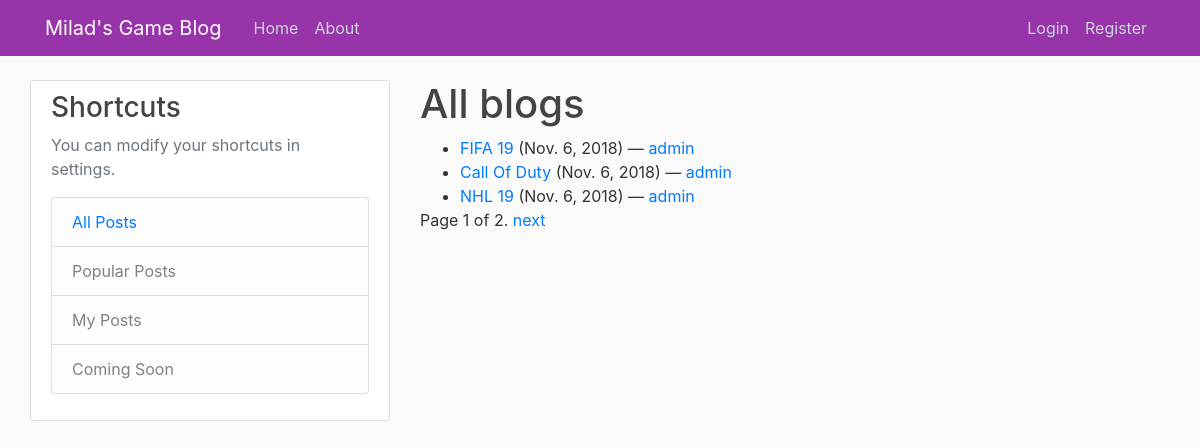
The app's page /blogs/ with its own data.
### blog/models.py (models this page shows, shortened)
class Blog(models.Model):
    name = models.CharField(max_length=200)
    author = models.ForeignKey(BlogAuthor, on_delete=models.SET_NULL, null=True)
    description = models.TextField(max_length=2000, help_text="Enter you blog text here.")
    post_date = models.DateField(default=date.today)
    class Meta:
        ordering = ["-post_date"]
    def get_absolute_url(self):
        return reverse('blog-detail', args=[str(self.id)])

class BlogAuthor(models.Model):
    user = models.ForeignKey(User, on_delete=models.SET_NULL, null=True)
    bio = models.TextField(max_length=400, help_text="Enter your bio details here.")
    class Meta:
        ordering = ["user","bio"]
    def __str__(self):
        return self.user.username

### blog/views.py (the view)
# urls.py: path('blogs/', views.BlogListView.as_view(), name='blogs'),
class BlogListView(generic.ListView):
    model = Blog
    paginate_by = 3

### blog/templates/blog/blog_list.html
{% extends "base.html" %}
{% block content %}
    <h1>All blogs</h1>
    {% if blog_list %}
    <ul>
      {% for blog in blog_list %}
      <li>
        <a href="{{ blog.get_absolute_url }}">{{ blog.name }}</a> ({{blog.post_date}}) — <a href="{% url 'blogs-by-author' blog.author.pk %}">{{ blog.author }}</a>
      </li>
      {% endfor %}
    </ul>
    {% else %}
      <p>There are no blogs.</p>
    {% endif %}
{% endblock %}

### blog/templates/base.html (shortened to what this page needs)
<!DOCTYPE html>
<html lang="en">
<head>
  <link rel="stylesheet" href="https://stackpath.bootstrapcdn.com/bootstrap/4.1.3/css/bootstrap.min.css">
  {% load static %}
  <link rel="stylesheet" href="{% static 'css/styles.css' %}">
</head>
<body>
  <div class="container-fluid">
    <header class="site-header">
      <nav class="navbar navbar-expand-md navbar-dark bg-steel fixed-top">
        <div class="container">
          <a class="navbar-brand mr-4" href="{% url 'home' %}">Milad's Game Blog</a>
          <div class="collapse navbar-collapse" id="navbarToggle">
            <div class="navbar-nav mr-auto">
              <a class="nav-item nav-link" href="{% url 'home' %}">Home</a>
              <a class="nav-item nav-link" href="{% url 'about' %}">About</a>
            </div>
            <div class="navbar-nav">
              {% if user.is_authenticated %}
               <a class="nav-item nav-link" href="{% url 'logout'%}">Logout {{ user.get_username }}</a>
               <a class="nav-item nav-link" href="{% url 'profile'%}">Profile</a>
               <a class="nav-item nav-link" href="#">Settings</a>
             {% else %}
               <a class="nav-item nav-link" href="{% url 'login'%}">Login</a>
               <a class="nav-item nav-link" href="{% url 'register' %}">Register</a>
             {% endif %}
            </div>
          </div>
        </div>
      </nav>
    </header>
    <main role="main" class="container-fluid">
      <div class="row">
        <div class="col-md-4">
          <div class="content-section">
            <h3>Shortcuts</h3>
            <p class='text-muted'>You can modify your shortcuts in settings.
              <ul class="list-group">
                <li class="list-group-item list-group-item-light"><a href="{% url 'blogs' %}">All Posts</a></li>
                <li class="list-group-item list-group-item-light">Popular Posts</li>
                <li class="list-group-item list-group-item-light">My Posts</li>
                <li class="list-group-item list-group-item-light">Coming Soon</li>
              </ul>
            </p>
          </div>
        </div>
        <div class="col-md-8">
          {% block content %}{% endblock %}
          {% block pagination %}
          {% if is_paginated %}
              <div class="pagination">
                  <span class="page-links">
                      <span class="page-current">
                          Page {{ page_obj.number }} of {{ page_obj.paginator.num_pages }}.
                      </span>
                      {% if page_obj.has_next %}
                          <a href="{{ request.path }}?page={{ page_obj.next_page_number }}">next</a>
                      {% endif %}
                  </span>
              </div>
          {% endif %}
        {% endblock %}
        </div>
      </div>
    </main>
  </div>
</body>
</html>

### blog/static/css/styles.css (style rules this page uses)
body { background: #fafafa; color: #333333; margin-top: 5rem; }
h1, h2, h3, h4, h5, h6 { color: #444444; }
ul { margin: 0; }
.bg-steel { background-color: #9834a9; }
.site-header .navbar-nav .nav-link { color: #cbd5db; }
.content-section { background: #ffffff; padding: 10px 20px; border: 1px solid #dddddd; border-radius: 3px; margin-bottom: 20px; }

### records on screen
Blog: name "FIFA 19", post_date "Nov. 6, 2018", author "admin"
Blog: name "Call Of Duty", post_date "Nov. 6, 2018", author "admin"
Blog: name "NHL 19", post_date "Nov. 6, 2018", author "admin"

### other values on screen
{{ page_obj.number }} "1"
{{ page_obj.paginator.num_pages }} "2"
